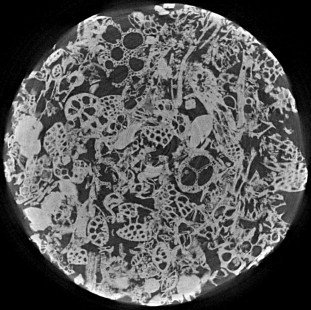
#> input picture inputs/input_image_q2.jpg, 311 x 310 px
$ python q2_region_growing.py
#> lines starting #> are read from the running program, lines starting #| are printed output that depends on the picture; after the words box and inside, x2 and y2 are one past the last pixel; in counts of white or black regions, pixels touching at a corner belong together
import numpy as np
import cv2
import matplotlib

matplotlib.use("Agg")
import matplotlib.pyplot as plt
import os


def img_region_grow(img, seeds):
    rows, cols = img.shape
    tempmat = np.zeros((rows, cols), dtype=np.int8)

    seeds_np = np.array(seeds).T
    if seeds_np.shape[0] != 2:
        raise ValueError("Invalid dimension of 'seeds'")

    sc = seeds_np.shape[1]
    vals = np.zeros(sc)

    for i in range(sc):
        x = seeds_np[0, i]
        y = seeds_np[1, i]
        vals[i] = img[x, y]
        tempmat[x, y] = 1

    mu = np.mean(vals)
    sigma = np.std(vals)
    Z = 2
    dv = max(50, Z * sigma)
    thmin = max(0, mu - dv)
    thmax = min(255, mu + dv)

    newp = seeds_np.copy()
    modified = True

    while modified:
        modified = False
        pnewp = newp.copy()
        newp = np.empty((2, 0), dtype=int)

        for i in range(pnewp.shape[1]):
            x = pnewp[0, i]
            y = pnewp[1, i]

            for xn in range(max(0, x - 1), min(rows, x + 2)):
                for yn in range(max(0, y - 1), min(cols, y + 2)):
                    if tempmat[xn, yn] != 0:
                        continue

                    PIX = img[xn, yn]
                    if thmin <= PIX <= thmax:
                        tempmat[xn, yn] = 1
                        newp = np.hstack((newp, np.array([[xn], [yn]])))
                        modified = True
                    else:
                        tempmat[xn, yn] = -1

    bwimg = tempmat == 1
    return bwimg


def load_input_image(image_path):
    if os.path.exists(image_path):
        image = cv2.imread(image_path, cv2.IMREAD_GRAYSCALE)
        if image is not None:
            return image
    return None


def process_single_image(image):
    h, w = image.shape
    # Cross pattern seeds
    seeds = [
        (h // 4, w // 2),
        (h // 2, w // 4),
        (h // 2, 3 * w // 4),
        (3 * h // 4, w // 2),
    ]

    segmented = img_region_grow(image, seeds)
    save_essential_outputs(image, segmented, seeds)
    return segmented


def save_essential_outputs(image, segmented, seeds):
    # Save original grayscale image (without seed points)
    plt.figure(figsize=(8, 6))
    plt.imshow(image, cmap="gray")
    plt.title("Original Grayscale Image")
    plt.axis("off")
    plt.savefig("outputs/q2_original.png", dpi=300, bbox_inches="tight")
    plt.close()

    # Save seed points visualization
    plt.figure(figsize=(8, 6))
    plt.imshow(image, cmap="gray")
    plt.scatter(
        [s[1] for s in seeds],
        [s[0] for s in seeds],
        c="red",
        s=60,
        marker="x",
        linewidths=3,
    )
    for i, seed in enumerate(seeds):
        plt.text(
            seed[1] + 5,
            seed[0] + 5,
            f"S{i+1}",
            color="red",
            fontweight="bold",
            fontsize=10,
        )
    plt.title("Seed Points for Cross Pattern Region Growing")
    plt.axis("off")
    plt.savefig("outputs/q2_seeds.png", dpi=300, bbox_inches="tight")
    plt.close()

    # Save cross pattern segmentation result
    plt.figure(figsize=(8, 6))
    plt.imshow(segmented, cmap="gray")
    plt.title("Cross Pattern Region Growing Segmentation")
    plt.axis("off")
    plt.savefig("outputs/q2_segmented.png", dpi=300, bbox_inches="tight")
    plt.close()


def demonstrate_region_growing():
    input_image_path = "inputs/input_image_q2.jpg"
    image = load_input_image(input_image_path)
#> in load_input_image, image is the input picture: shape (310, 311); min 0, max 255, mean 87.6

    if image is not None:
        if image.shape[0] > 400 or image.shape[1] > 400:
            scale = min(400 / image.shape[0], 400 / image.shape[1])
            new_width = int(image.shape[1] * scale)
            new_height = int(image.shape[0] * scale)
            image = cv2.resize(image, (new_width, new_height))
    else:
        return

    process_single_image(image)
#> after the loop in img_region_grow, `for i in range(sc):`:
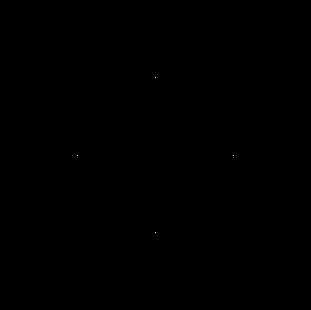
#> tempmat: shape (310, 311) int8; values 0 (black) and 1 (white), 0% white in thin lines or dots, all inside (x1, y1, x2, y2) = (77, 77, 234, 233)
#> after the loop in img_region_grow, `for i in range(sc):`: vals = [155, 143, 95, 101]
#> in img_region_grow, `mu = np.mean(vals)`: mu = 123.5
#> in img_region_grow, `sigma = np.std(vals)`: sigma = 25.94
#> in img_region_grow, `dv = max(50, Z * sigma)`: dv = 51.87
#> in img_region_grow, `thmin = max(0, mu - dv)`: thmin = 71.63
#> in img_region_grow, `thmax = min(255, mu + dv)`: thmax = 175.4
#> after the loop in img_region_grow, `while modified:`:
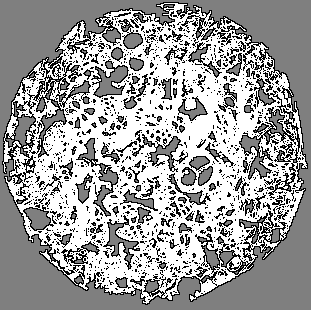
#> tempmat: shape (310, 311) int8; min -1, max 1, mean 0.239; drawn with min black and max white
#> in img_region_grow, `bwimg = tempmat == 1`:
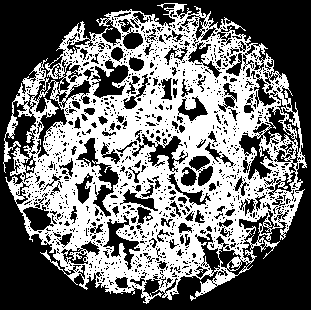
#> bwimg: shape (310, 311) bool; 44.3% white; 1 white region, box (x1, y1, x2, y2) and area: (3, 3, 307, 304) 42731
#> in save_essential_outputs, `plt.savefig("outputs/q2_seeds.png", dpi=300, bbox_inches="tight")`:
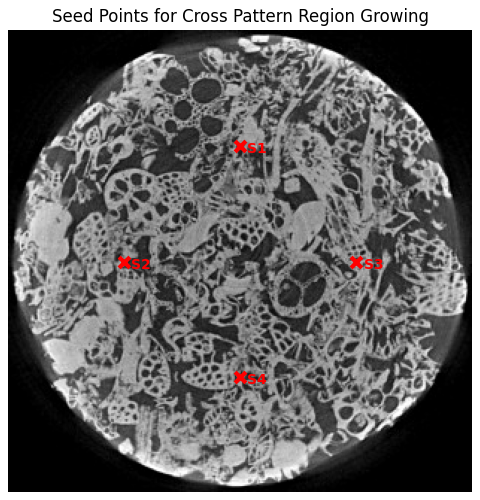
#> figure drawn by matplotlib, 1 panel


def main():
    demonstrate_region_growing()


if __name__ == "__main__":
    main()

$ run again, with inputs/input_image_q1.jpg copied over inputs/input_image_q2.jpg
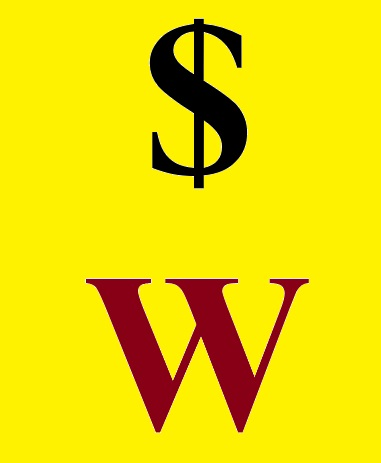
#> input picture inputs/input_image_q1.jpg, 381 x 463 px
#> after the loop in img_region_grow, `for i in range(sc):`: vals = [218, 218, 218, 44]
#> mu = 174.5
#> sigma = 75.34
#> dv = 150.7
#> thmin = 23.81
#> thmax = 255
#> in img_region_grow, `bwimg = tempmat == 1`:
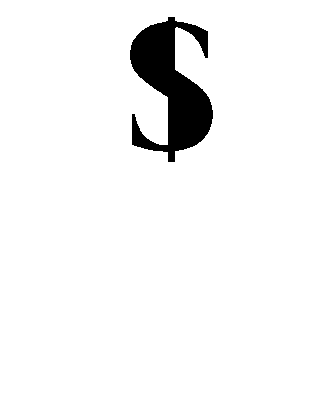
#> bwimg: shape (400, 329) bool; 95.3% white; 1 black region, box (x1, y1, x2, y2) and area: (130, 17, 213, 162) 6211
#> in save_essential_outputs, `plt.savefig("outputs/q2_seeds.png", dpi=300, bbox_inches="tight")`:
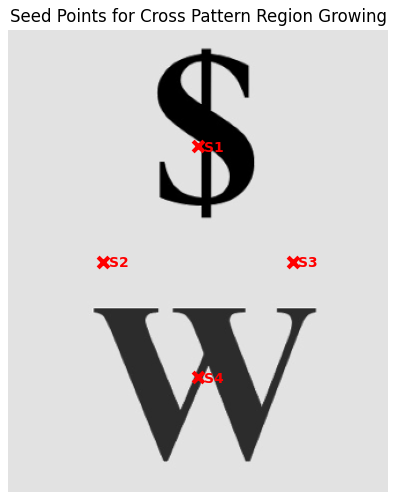
#> figure drawn by matplotlib, 1 panel
